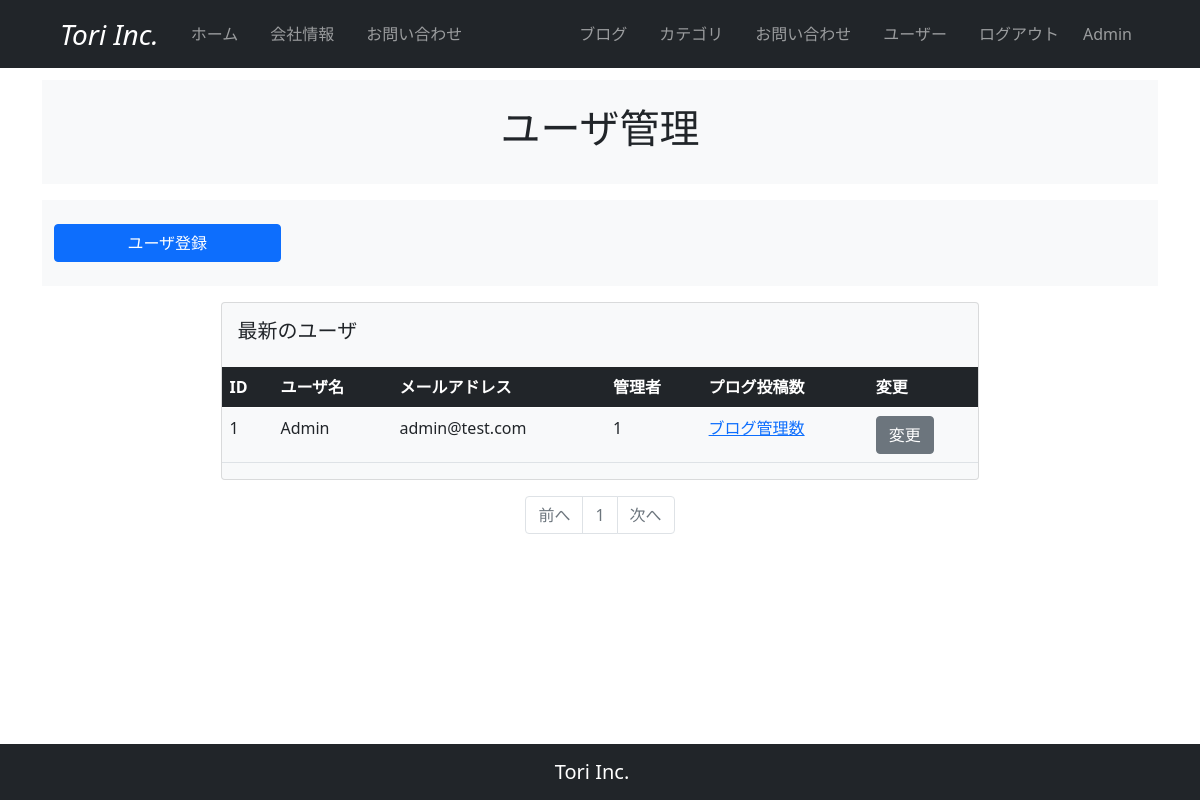
The app's page /user_maintenance (signed in), older data.
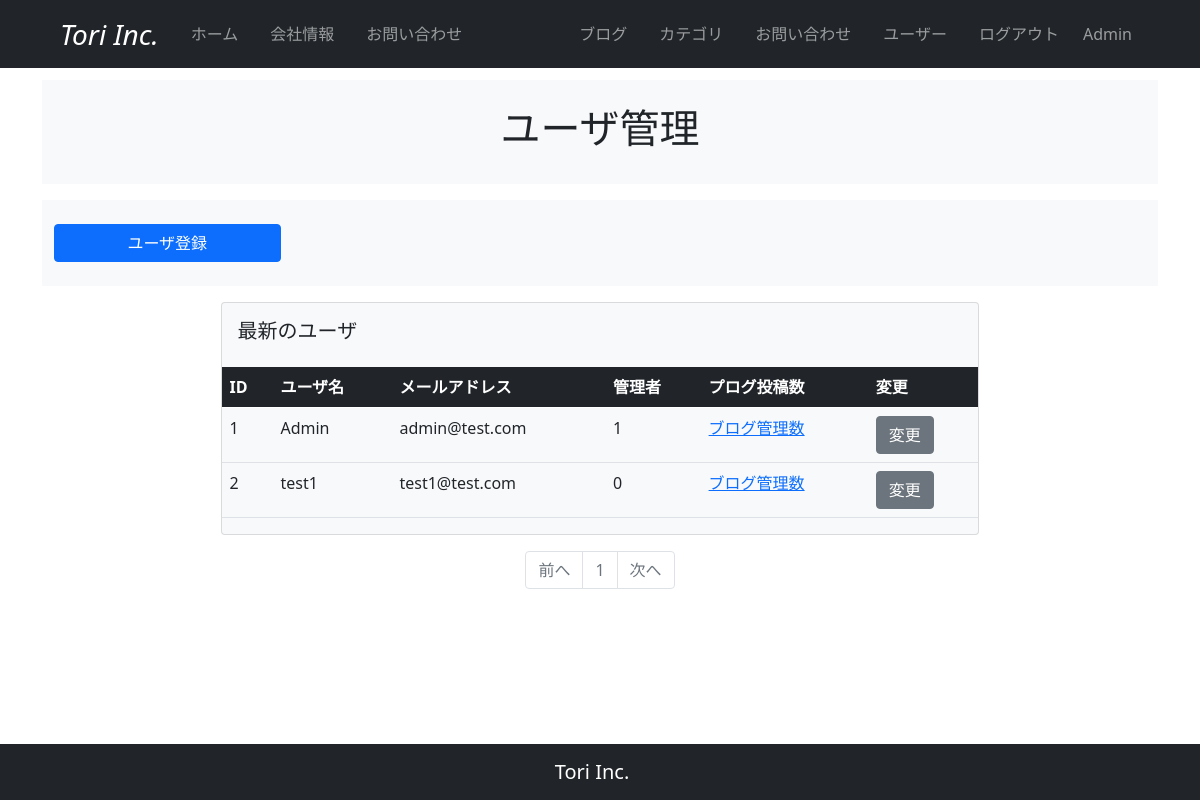
The same page, newer data.
### company_blog/models.py (models this page shows, shortened)
class User(db.Model, UserMixin):
    __tablename__ = 'users'
    id = db.Column(db.Integer, primary_key=True)
    email = db.Column(db.String(64), unique=True, index=True)
    username = db.Column(db.String(64), unique=True, index=True)
    password_hash = db.Column(db.String(128))
    administrator = db.Column(db.String(1))
    post = db.relationship('BlogPost', backref='author', lazy='dynamic')
    @property
    def password(self):
        raise AttributeError('password is not a readable attribute')
    def is_administrator(self):
        if self.administrator == '1':
            return 1
        else:
            return 0

### company_blog/users/views.py (the view)
@users.route('/user_maintenance')
@login_required
def user_maintenance():
   page = request.args.get('page', 1, type=int)
   users = User.query.order_by(User.id).paginate(page=page, per_page=10)
   return render_template('users/user_maintenance.html', users=users)

### company_blog/__init__.py (called while the page is built)
@event.listens_for(Engine, "connect")
def set_sqlite_pragma(dbapi_connection, connection_record):
    cursor = dbapi_connection.cursor()
    cursor.execute("PRAGMA foreign_keys=ON")
    cursor.close()

### company_blog/models.py (called while the page is built)
@login_manager.user_loader
def load_user(user_id):
    return User.query.get(user_id)

### company_blog/templates/users/user_maintenance.html
{% extends "base.html" %}
{% block content %}
  <section id="header">
    <div class="container">
      <div class="row bg-light my-3 justify-content-center">
        <div class="col-10 py-4">
          <h2 class="text-center fs-1">ユーザ管理</h2>
        </div>
      </div>
    </div>
  </section>
  {% if current_user.is_administrator() %}
  <section id="register">
    <div class="container">
      <div class="row bg-light my-3">
        <div class="col-10 py-4">
          <a href="{{ url_for('users.register') }}" class="btn btn-primary w-25">ユーザ登録</a>
        </div>
      </div>
    </div>
  </section>
  {% endif %}
  <section id="user_table">
    <div class="card mx-auto bg-light" style="width: 68%;">
      <div class="card-body">
        <h5 class="card-title">最新のユーザ</h5>
      </div>
      <table class="table">
        <thead>
          <tr class="table-dark">
            <th scope="col">ID</th>
            <th scope="col">ユーザ名</th>
            <th scope="col">メールアドレス</th>
            <th scope="col">管理者</th>
            <th scope="col">プログ投稿数</th>
            <th scope="col">変更</th>
          </tr>
        </thead>
        <tbody>
          {% for user in users.items %}
          <tr>
            <td>{{ user.id }}</td>
            <td>{{ user.username }}</td>
            <td>{{ user.email }}</td>
            <td>{{ user.administrator }}</td>
            <td><a href="#">ブログ管理数</a></td>
            <td>
              {% if current_user.is_administrator() or current_user.id == user.id %}
                <a href="{{ url_for('users.account', user_id=user.id) }}" class="btn btn-secondary">変更</a>
              {% endif %}
            </td>
          </tr>
          {% endfor %}
        </tbody>
      </table>
    </div>
  </section>
  <section id="pagenation">
    <nav aria-label="mantenance_page_navigation">
      <ul class="pagination my-3 justify-content-center">
        <li {% if users.has_prev %}class="page-item"{% else %}class="page-item disabled"{% endif %}><a class="page-link" href="{% if users.has_prev %}{{url_for('user_maintenance', page=users.prev_num) }}{% else %}#{% endif %}">前へ</a></li>
        {% for page_num in users.iter_pages(left_edge=1, right_edge=1, left_current=1, right_current=2) %}
          {% if page_num %}
            {% if users.page == page_num %}
              <li class="page-item disabled"><a class="page-link" href="#">{{ page_num }}</a></li>
            {% else %}
              <li class="page-item"><a class="page-link" href="{{url_for('users.user_maintenance', page=page_num)}}">{{ page_num }}</a></li>
            {% endif %}
          {% else %}
            <li class="page-item disabled"><a class="page-link" href="#">&hellip;</a></li>
          {% endif %}
        {% endfor %}
        <li {% if users.has_next %}class="page-item"{% else %}class="page-item disabled"{% endif %}><a class="page-link" href="{% if users.has_next %}{{url_for('users.user_maintenance', page=users.next_num) }}{% else %}#{% endif %}">次へ</a></li>
      </ul>
    </nav>
  </section>
{% endblock %}

### company_blog/templates/base.html (shortened to what this page needs)
<!DOCTYPE html>
<html lang="en">
<head>
  <link href="https://cdn.jsdelivr.net/npm/bootstrap@5.0.2/dist/css/bootstrap.min.css" rel="stylesheet">
</head>
<body>
  <nav class="navbar navbar-expand-lg navbar-dark bg-dark px-5 fixed-top">
    <div class="container-fluid">
      <a class="navbar-brand fs-3 fst-italic" href="#">Tori Inc.</a>
      <div class="collapse navbar-collapse" id="navbarNav">
        <ul class="navbar-nav">
          <li class="nav-item px-2">
            <a class="nav-link" href="#">ホーム</a>
          </li>
          <li class="nav-item px-2">
            <a class="nav-link" href="#">会社情報</a>
          </li>
          <li class="nav-item px-2">
            <a class="nav-link" href="#">お問い合わせ</a>
          </li>
        </ul>
      </div>
      <div class="collapse navbar-collapse justify-content-md-end" id="navbarNav">
        <ul class="navbar-nav">
          <li class="nav-item px-2">
            <a class="nav-link" href="#">ブログ</a>
          </li>
          <li class="nav-item px-2">
            <a class="nav-link" href="{{url_for('main.category_maintenance')}}">カテゴリ</a>
          </li>
          <li class="nav-item px-2">
            <a class="nav-link" href="#">お問い合わせ</a>
          </li>
          <li class="nav-item px-2">
            <a class="nav-link" href="{{url_for('users.user_maintenance')}}">ユーザー</a>
          </li>
          {% if current_user.is_authenticated %}
          <li class="nav-item px-2">
            <a class="nav-link" href="{{url_for('users.logout')}}">ログアウト</a>
          </li>
          <li class="navbar-text px-2">
            {{ current_user.username }}
          </li>
          {% endif %}
        </ul>
      </div>
    </div>
  </nav>
  {% from "_formhelpers.html" import render_field %}
  <div class="container" style="padding-top: 4rem; padding-bottom: 4rem;">
    {% block content %}
    {% endblock %}
  </div>
  <nav class="navbar fixed-bottom navbar-expand-sm navbar-dark bg-dark fixed-bottom">
    <div class="container-fluid justify-content-center">
      <span class="navbar-brand">Tori Inc.</span>
    </div>
  </nav>
</body>
</html>

Row changes from the older to the newer data that the page shows:
added User: id "2", username "test1", email "test1@test.com", administrator "0"
